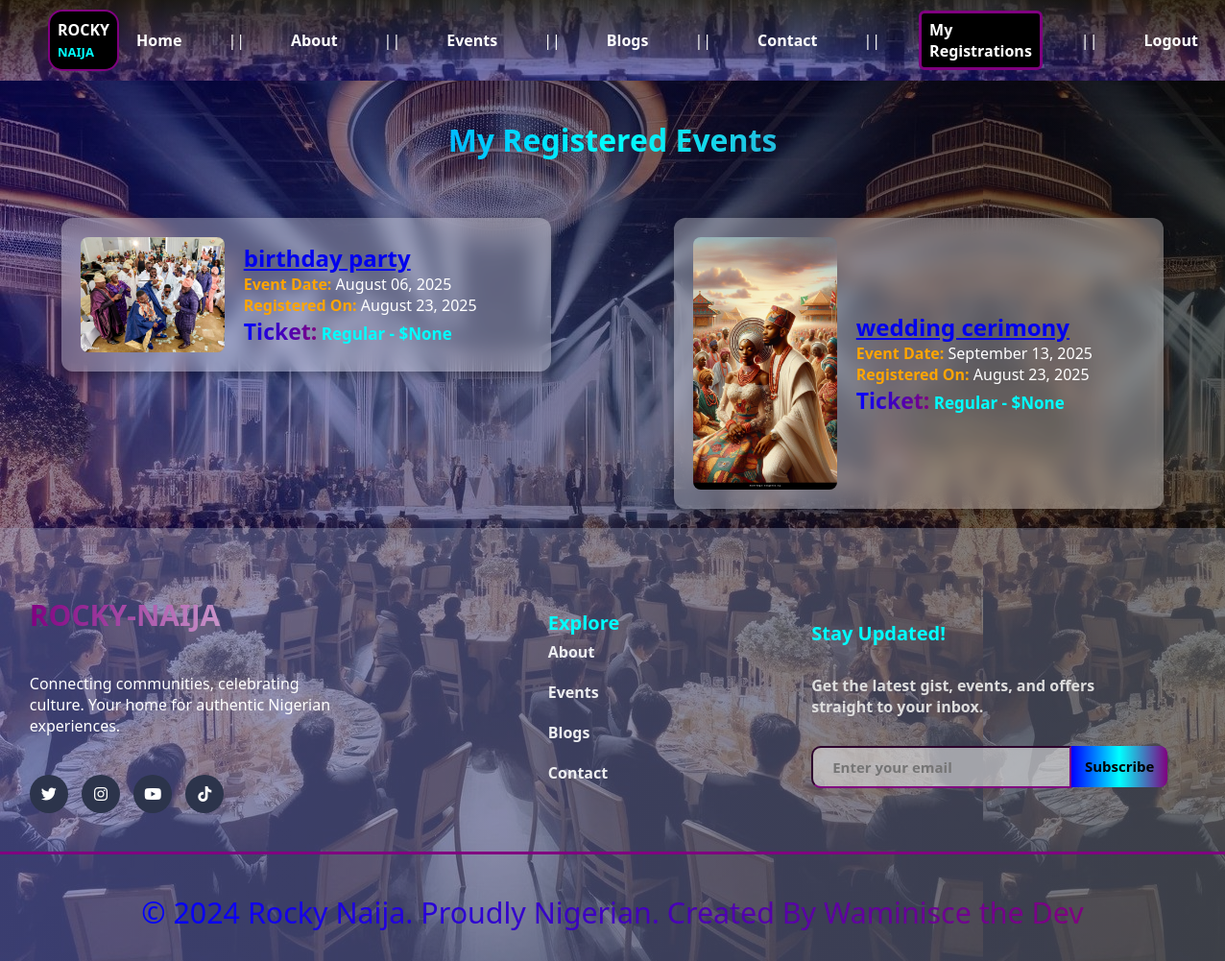
Page /my-registrations/ (signed in) on the committed database.
### EventApp/models.py (models this page shows, shortened)
class Registration(models.Model):
       TICKET_CHOICES = [
        ('regular', 'Regular'),
        ('vip', 'VIP'),
    ]
       event = models.ForeignKey(Event, on_delete=models.CASCADE)
       user = models.ForeignKey(User, on_delete=models.CASCADE, default=1)
       name = models.CharField(max_length=225)
       email = models.EmailField()
       ticket_type = models.CharField(max_length=10, choices=TICKET_CHOICES, default='regular')
       price = models.IntegerField(null=True, blank=True)
       timestamp = models.DateTimeField(auto_now_add=True)
       class Meta:
        unique_together = ('event', 'user','ticket_type')

class Event(models.Model):
       title = models.CharField(max_length=225, null=True, blank=True)
       Description = models.TextField()
       Date = models.DateTimeField()
       start_time = models.TimeField(null=True, blank=True, default=None)
       end_time = models.TimeField(null=True, blank=True, default=None)
       Location = models.CharField(max_length=225)
       image = models.ImageField(upload_to='picture', null=True, blank=True)
       gate_fees = models.IntegerField(null=True, blank=True, default=None)
       gate_fees2 = models.IntegerField(null=True, blank=True, default=None)

### EventApp/views.py (the view)
# urls.py: path('my-registrations/', views.my_registrations, name='my_registrations'),
@login_required
def my_registrations(request):
    registrations = Registration.objects.filter(user=request.user).order_by('event__Date')
    return render(request, 'register_event.html', {'registrations': registrations})

### template/register_event.html (shortened to what this page needs)
{% extends 'base.html' %}
{% load static %}
{% block content %}
<link rel="stylesheet" href="{% static 'style4.css' %}"/>
<div class="body"></div>
  <h1 style="text-align: center; background: linear-gradient(to right, blue,cyan,purple); -webkit-background-clip: text; -webkit-text-fill-color: transparent; padding-top: 40px; margin-bottom: 40px;">My Registered Events</h1>
  <section id="section">
  {% for reg in registrations %}
    <div id="register">
      {% if reg.event.image %}
      <img id="img2"  src="{{ reg.event.image.url }}" alt="{{ reg.event.title }}">
      {% else %}
      <img id="img2"  src="{% static 'images/abuja-images.jpg' %}" alt="Default image" >
      {% endif %}
      <div class="register">
      <h2><a href="{% url 'event_detail' reg.event.id %}">{{ reg.event.title }}</a></h2>
      <p><strong>Event Date:</strong> {{ reg.event.Date|date:"F d, Y " }}</p>
      <p><strong>Registered On:</strong> {{ reg.timestamp|date:"F d, Y " }}</p>
      <p class="ticket"><span>Ticket:</span> {{ reg.ticket_type|title }} - ${{ reg.price }}</p>
    </div>
    </div>
  {% endfor %}
</section>
{% endblock %}

### statics/style4.css (style rules this page uses)
* { margin:0; padding:0; box-sizing:border-box; font-family: system-ui, -apple-system, BlinkMacSystemFont, 'Segoe UI', Roboto, Oxygen, Ubuntu, Cantarell, 'Open Sans', 'Helvetica Neue', sans-serif; }
.body { background-image: linear-gradient(to right,rgba(5, 5, 150, 0.441),rgba(8, 8, 8, 0.655)) , url("/static/images/event background image.jpg"); position: fixed; top: 0; left: 0; width: 100%; height: 100%; z-index: -1; color: white; font-family: 'Exo 2', sans-serif; }
img { border-radius: 25px; width: 230px; height: 250px; }
#section { display: flex; flex-direction: row; align-items: flex-start; flex-wrap: wrap; gap: 0px; }
:root { --rn-dark-blue: #1a1f2c; --rn-light-gray: #edeef1; --rn-green: purple; --rn-white: #ffffff; }

### template/base.html (style rules this page uses)
body { font-family: sans-serif; margin: 0; padding: 0; box-sizing: border-box; }

### rows in the picture
Registration: event.image (picture), event "birthday party", event.Date "August 06, 2025", timestamp "August 23, 2025", ticket_type "Regular", price "None"
Registration: event.image (picture), event "wedding cerimony", event.Date "September 13, 2025", timestamp "August 23, 2025", ticket_type "Regular", price "None"
